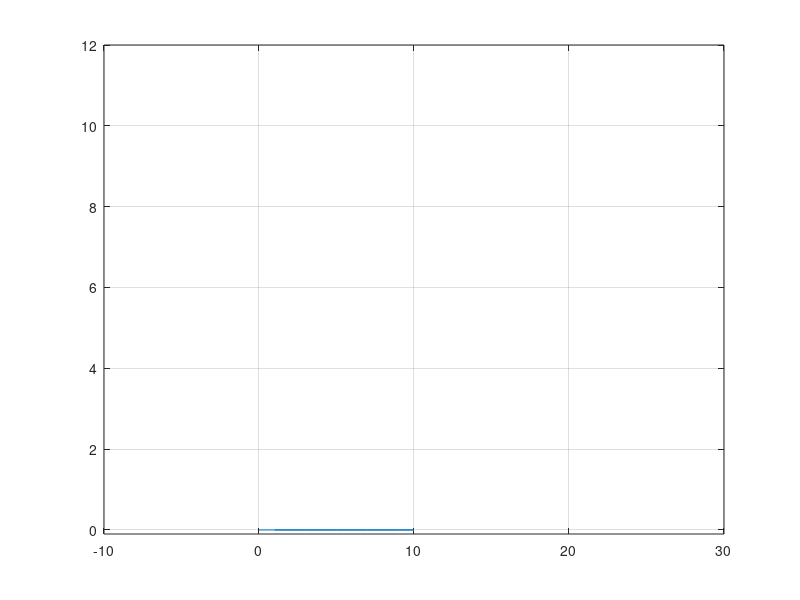

Reproduce this figure in MATLAB.
N = 100; PulseWidth = 10;
t = [0:1:(N-1)];
x = [ones(1,PulseWidth), zeros(1,N-PulseWidth)];
Xf = fft(x);
z = Xf.*Xf;
z2 = ifft(z);
plot(z2);grid on;
axis([-10 30 -0.1 12]);